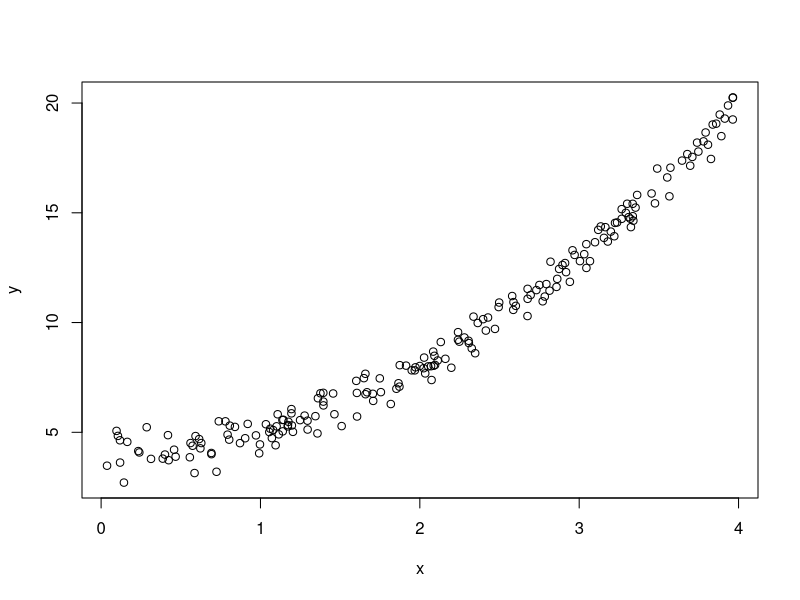
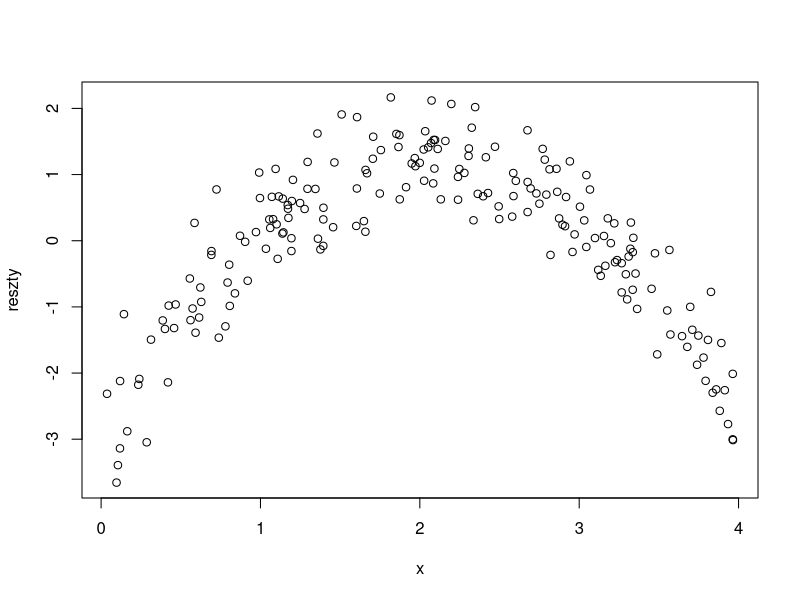
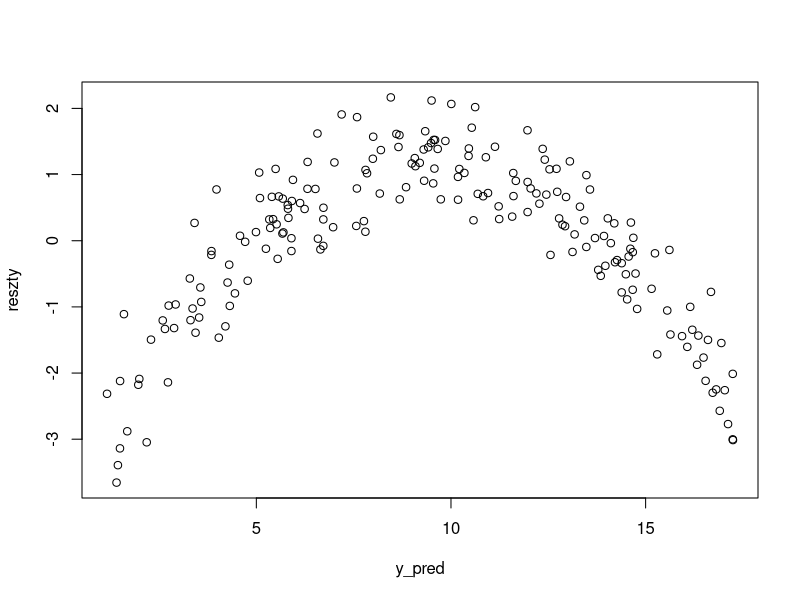
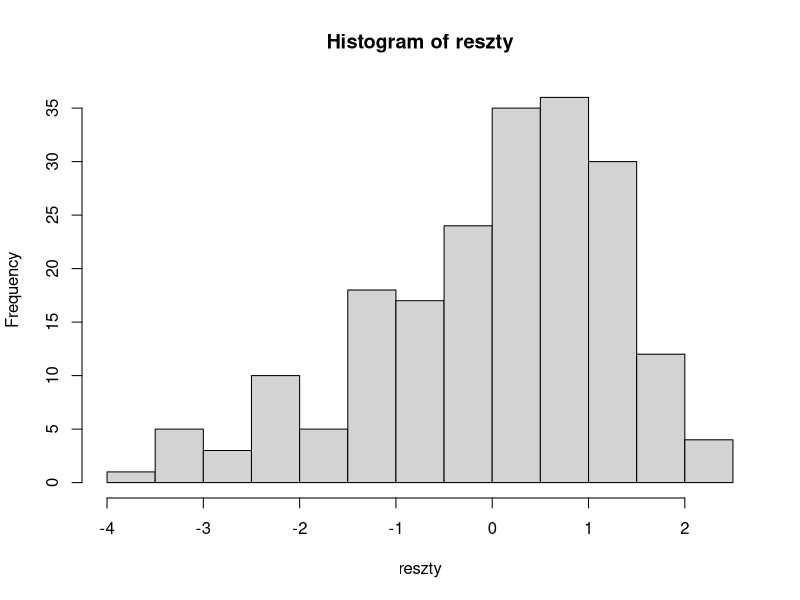
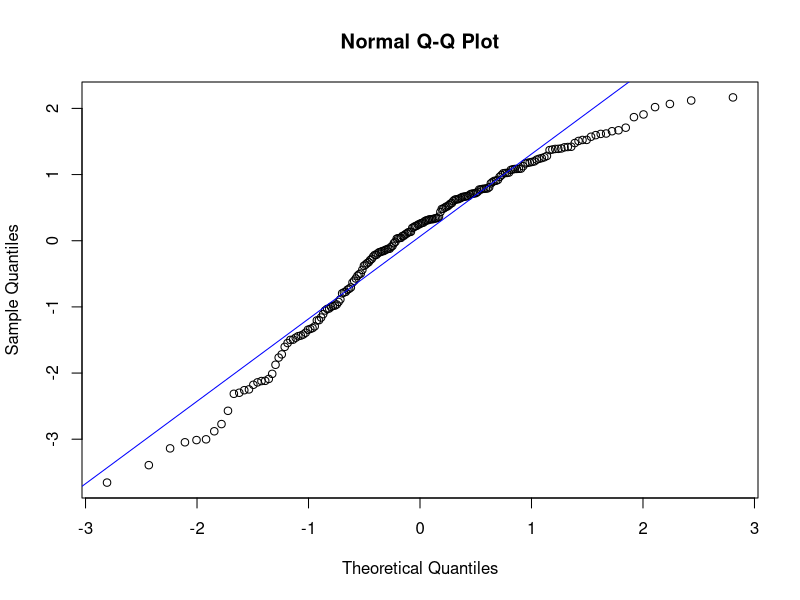
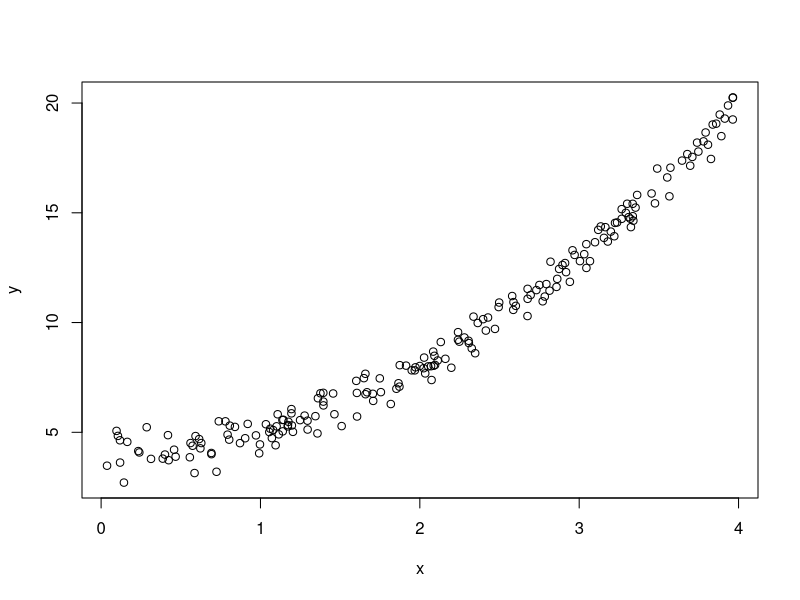
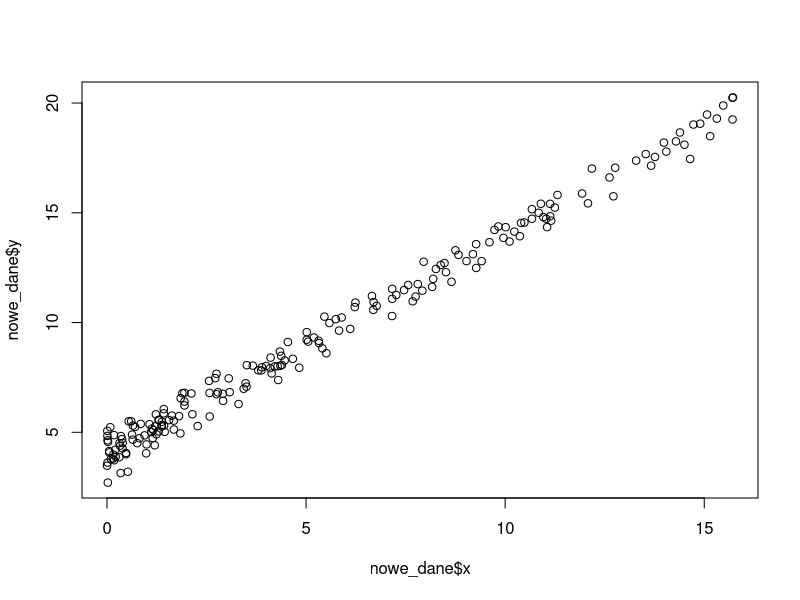
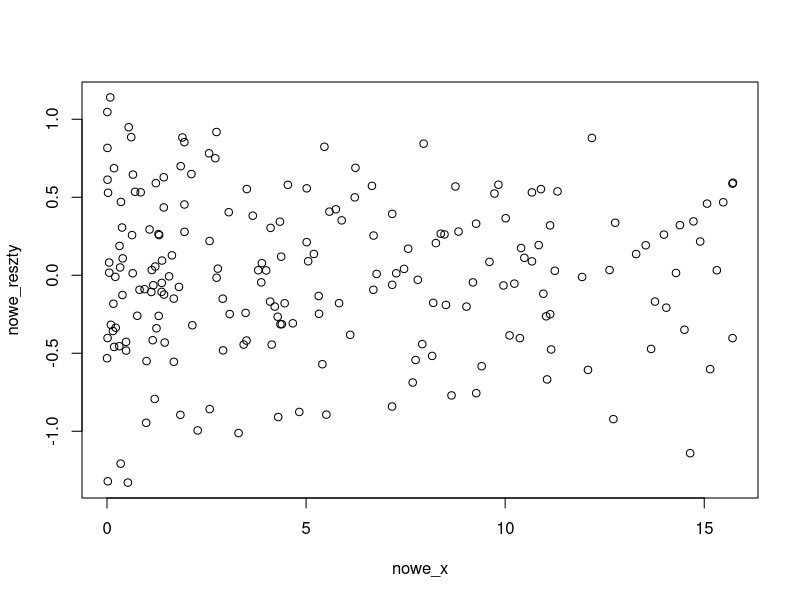

The R script that drew these images, in order:
library(ggplot2)

# Generujemy dane
b0 <- 4
b1 <- 1
n <- 200

x <- runif(n, min = 0, max = 4)
eps <- rnorm(n,mean = 0, sd = 0.5)
y <- b0 + b1*x^2 + eps 
  
dane <- data.frame(x=x,y=y)
plot(dane)

# Zadanie 1 - dopasowanie modelu
# Współczynnik R^2
# Analiza reszt

# Wyznacza beta0, beta1, R^2 i zwraca wektor predykcji y_pred
wyznaczenie_i_analiza_modelu <- function(x,y){
  
  sr_x <- mean(x)
  sr_y <- mean(y)
  
  beta_1 <- sum( (x-sr_x) *(y- sr_y) ) / (sum( (x- sr_x)^2 ))
  beta_0 <- sr_y - beta_1 * sr_x

  # Predykcja
  y_pred <- beta_0 + beta_1*x
  
  SSE <- sum((y-y_pred)^2)
  SST <- sum((y - mean(y))^2)
  R_kw <- 1- SSE/SST

  return(c(beta_0, beta_1, R_kw))
}

beta_0 <- wyznaczenie_i_analiza_modelu(x,y)[1]
beta_1 <- wyznaczenie_i_analiza_modelu(x,y)[2]

R_kw <- wyznaczenie_i_analiza_modelu(x,y)[3] # R^2 wynosi 0.89, nie jest to zły wynik
y_pred <- beta_0 + beta_1 *x

reszty <- y_pred - y
plot(x, reszty)
plot(y_pred, reszty)
# Wektor reszt wykazuje trend wielomianowy

hist(reszty)
qqnorm(reszty)
qqline(reszty, col = "blue")
# Histogram i wykres kwantylowy  wskazują na poważne odstępstwa

# Zadanie 2 - wykres rozrzutu
plot(x,y)
# zdecydowanie nie jest to charakter liniowy


# Zadanie 3 - przekształcenie danych
# Szukamy jakiejś funkcji f()

nowe_x <- x^2
nowe_dane <- data.frame(x=nowe_x, y=y)

plot(nowe_dane$x, nowe_dane$y)
# Teraz punkty układają się wokół funkcji liniowej

wyznaczenie_i_analiza_modelu(nowe_x,y) # Poprawiło to współczynnik R^2

nowe_beta_0 <- wyznaczenie_i_analiza_modelu(nowe_x,y)[1]
nowe_beta_1 <- wyznaczenie_i_analiza_modelu(nowe_x,y)[2]
nowe_R_kw <- wyznaczenie_i_analiza_modelu(nowe_x,y)[3]

nowe_y_pred <- nowe_beta_0 + nowe_beta_1*nowe_x

nowe_reszty <- y - nowe_y_pred
plot(nowe_x, nowe_reszty)
plot(nowe_y_pred, nowe_reszty)
hist(nowe_reszty, breaks = 20)
qqnorm(nowe_reszty)
qqline(nowe_reszty, col = "blue")
# Histogram i wykres kwantylowy wyglądają w porządku

podsumowanie_y <- data.frame(y=y, y_stare = y_pred, y_nowe = nowe_y_pred)

# Możemy obliczyc miary dokładności dopasowania
MAE_stary <- mean(abs(y - y_pred))
MAE_nowy <- mean(abs(y - nowe_y_pred))
MSE_stary <- mean((y - y_pred)^2)
MSE_nowy <- mean((y - nowe_y_pred)^2)

# W obu przypadkach wartości tych miar są mniejsze dla nowego modelu
